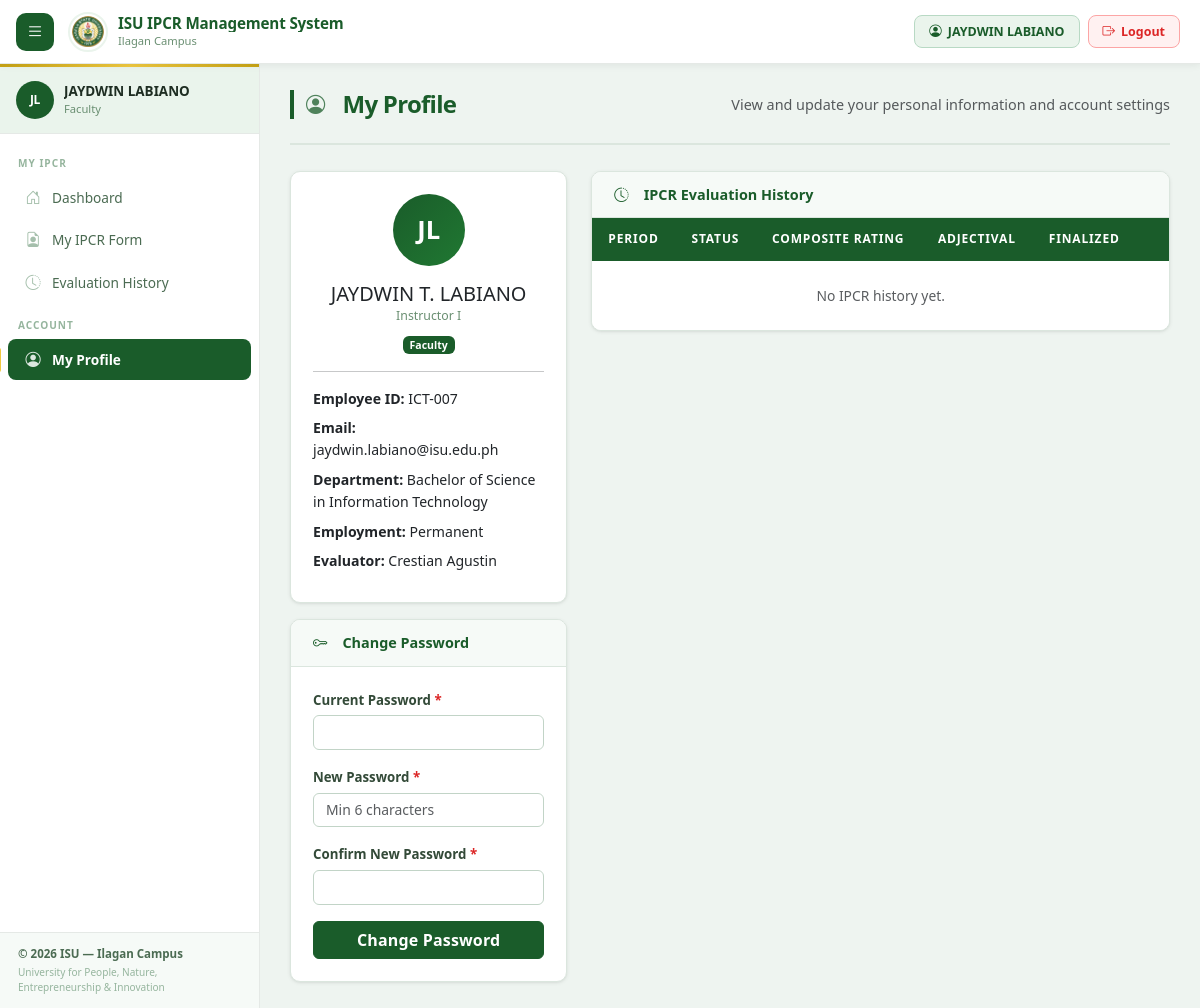
The page /profile.php (signed in) on the database as committed earlier.
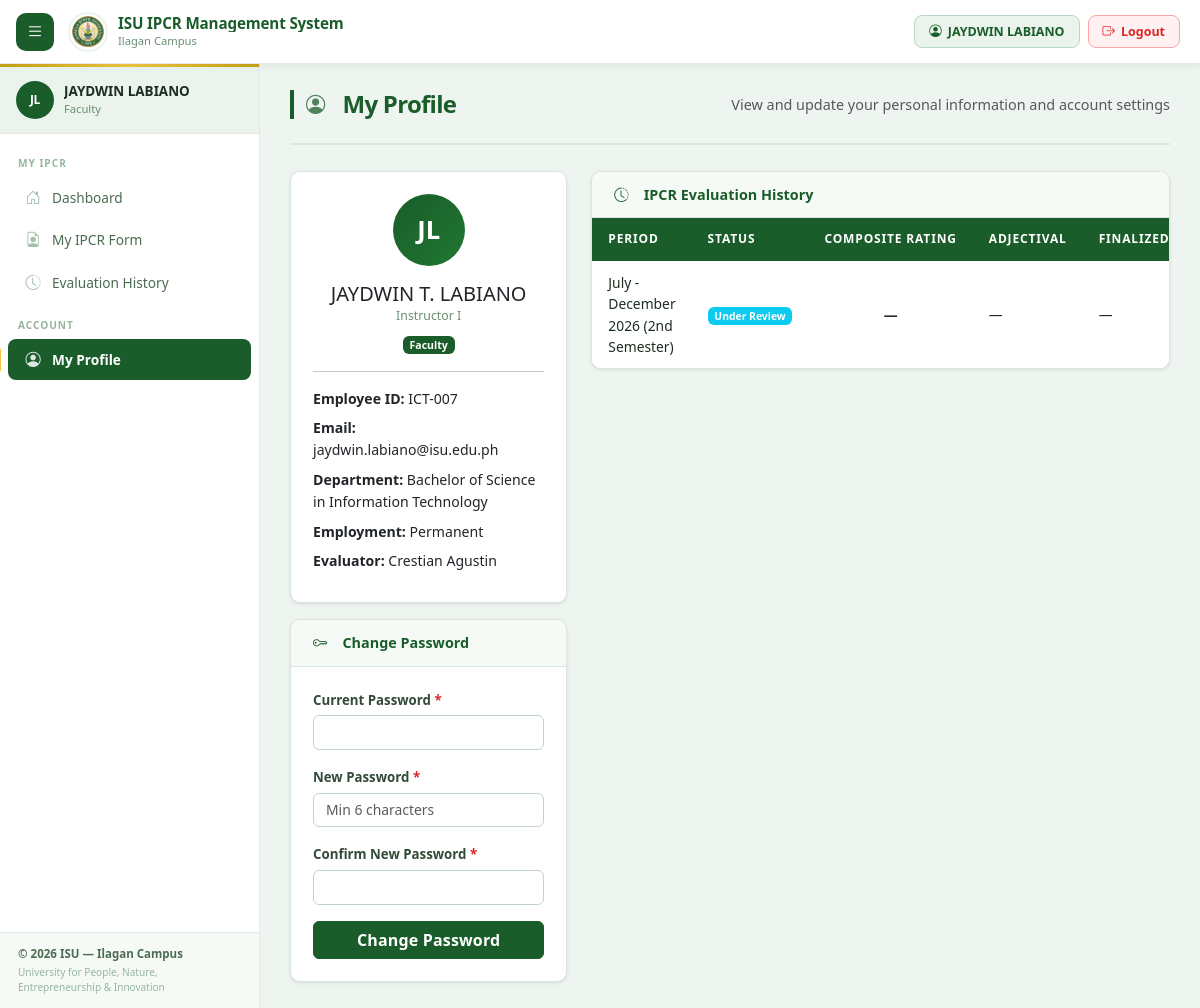
The same page on the database as committed later.
### tables this page shows
CREATE TABLE `ipcr_forms` (
  `id` int(11) NOT NULL,
  `period_id` int(11) NOT NULL,
  `user_id` int(11) NOT NULL,
  `template_id` int(11) NOT NULL,
  `status` enum('draft','submitted','under_review','reviewed','returned','approved','finalized') DEFAULT 'draft',
  `is_late` tinyint(1) DEFAULT 0,
  `has_extension` tinyint(1) DEFAULT 0,
  `extension_used_at` datetime DEFAULT NULL,
  `submitted_at` datetime DEFAULT NULL,
  `reviewed_at` datetime DEFAULT NULL,
  `reviewed_by` int(11) DEFAULT NULL,
  `approved_at` datetime DEFAULT NULL,
  `approved_by` int(11) DEFAULT NULL,
  `finalized_at` datetime DEFAULT NULL,
  `return_remarks` text DEFAULT NULL,
  `dean_remarks` text DEFAULT NULL,
  `admin_remarks` text DEFAULT NULL,
  `composite_rating` decimal(5,3) DEFAULT NULL,
  `adjectival_rating` varchar(50) DEFAULT NULL,
  `created_at` timestamp NOT NULL DEFAULT current_timestamp(),
  `updated_at` timestamp NOT NULL DEFAULT current_timestamp() ON UPDATE current_timestamp()
);

CREATE TABLE `rating_periods` (
  `id` int(11) NOT NULL,
  `name` varchar(200) NOT NULL,
  `academic_year` varchar(20) DEFAULT NULL,
  `semester` varchar(20) DEFAULT NULL,
  `start_date` date DEFAULT NULL,
  `end_date` date DEFAULT NULL,
  `submission_deadline` date DEFAULT NULL,
  `review_deadline` date DEFAULT NULL,
  `status` enum('draft','open','rating','closed','archived') DEFAULT 'draft',
  `template_id` int(11) DEFAULT NULL,
  `created_by` int(11) DEFAULT NULL,
  `created_at` timestamp NOT NULL DEFAULT current_timestamp(),
  `updated_at` timestamp NOT NULL DEFAULT current_timestamp() ON UPDATE current_timestamp()
);

### config/constants.php (called while the page is built, shortened)
<?php
$STATUS_LABELS = [
    'draft'        => 'Draft',
    'submitted'    => 'Submitted',
    'under_review' => 'Under Review',
    'reviewed'     => 'Reviewed',
    'returned'     => 'Returned',
    'approved'     => 'Approved',
    'finalized'    => 'Finalized',
];
$STATUS_COLORS = [
    'draft'        => 'secondary',
    'submitted'    => 'primary',
    'under_review' => 'info',
    'reviewed'     => 'warning',
    'returned'     => 'danger',
    'approved'     => 'success',
    'finalized'    => 'dark',
];

### profile.php (the view, shortened to what the changed rows need)
<?php
require_once __DIR__ . '/includes/header.php';
$db  = getDB();
$myForms = $db->prepare("
    SELECT f.*, p.name as period_name
    FROM ipcr_forms f JOIN rating_periods p ON f.period_id=p.id
    WHERE f.user_id=? ORDER BY f.created_at DESC
");
$myForms->execute([$currentUserId]);
$myForms = $myForms->fetchAll();
?>
<div class="page-header">
  <h1><i class="bi bi-person-circle me-2"></i>My Profile</h1>
</div>
<div class="row g-4">
  <div class="col-lg-8">
    <div class="card">
      <div class="table-responsive">
        <table class="ipcr-table">
          <thead><tr><th>Period</th><th>Status</th><th>Composite Rating</th><th>Adjectival</th><th>Finalized</th><th></th></tr></thead>
          <tbody>
            <?php if(!$myForms): ?>
            <tr><td colspan="6" class="text-center text-muted py-4">No IPCR history yet.</td></tr>
            <?php endif; ?>
            <?php foreach($myForms as $f): ?>
            <tr>
              <td><?= h($f['period_name']) ?></td>
              <td><?= statusBadge($f['status']) ?></td>
              <td class="text-center fw-bold"><?= $f['composite_rating'] ? number_format($f['composite_rating'], 2) : '—' ?></td>
              <td><?= h($f['adjectival_rating'] ?? '—') ?></td>
              <td class="text-muted-sm"><?= $f['finalized_at'] ? h(date('M d, Y', strtotime($f['finalized_at']))) : '—' ?></td>
            </tr>
            <?php endforeach; ?>
          </tbody>
        </table>
      </div>
    </div>
  </div>
</div>
<?php require_once __DIR__ . '/includes/footer.php'; ?>

### config/auth.php (shortened to what the changed rows need)
<?php
require_once __DIR__ . '/constants.php';
function h(mixed $val): string {
    return htmlspecialchars((string)($val ?? ''), ENT_QUOTES, 'UTF-8');
}
function statusBadge(string $status): string {
    global $STATUS_LABELS, $STATUS_COLORS;
    $label = $STATUS_LABELS[$status] ?? $status;
    $color = $STATUS_COLORS[$status] ?? 'secondary';
    return "<span class=\"badge bg-{$color}\">" . h($label) . "</span>";
}

Rows that differ between the two databases and show on the page:
added ipcr_forms: period.name "July - December 2026 (2nd Semester)", status "Under Review", adjectival_rating "—"
Other text that changed with them:
text no longer shown: "No IPCR history yet."
